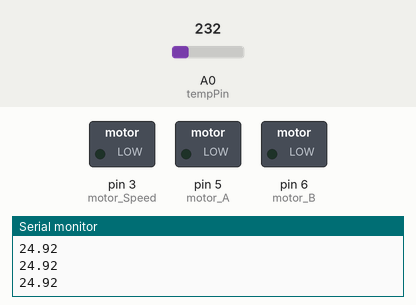
Recording of a sketch running on a simulated Arduino Uno, built with avr-gcc and run on an emulated ATmega328P. On the bench: switched loads named in the sketch (green lamp = pin HIGH), the last lines printed to the serial monitor. Inputs (shaded band) come from the test bench; at power-on: A0 (tempPin) = 232.

Above: at 1.2 s.
1.3 s: A0 (tempPin) set to 249
2.8 s: A0 (tempPin) set to 269
At 3.9 s:
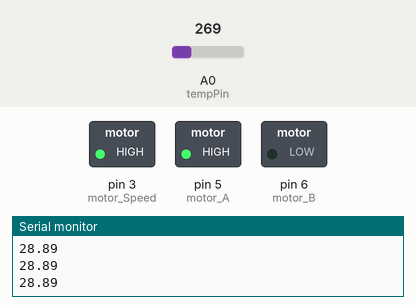
4.3 s: A0 (tempPin) set to 250
At 5.0 s:
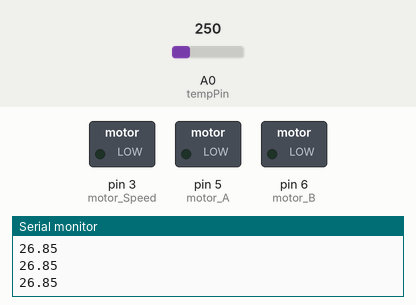
5.8 s: A0 (tempPin) set to 266
At 6.2 s:
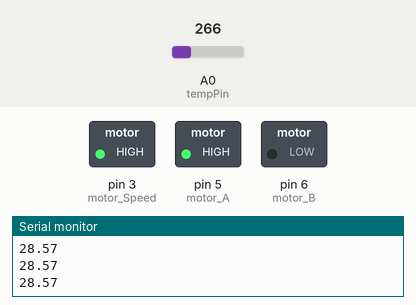
Timing chart, 0 to 8.3 s (numbered marks = the images above; inputs shaded):
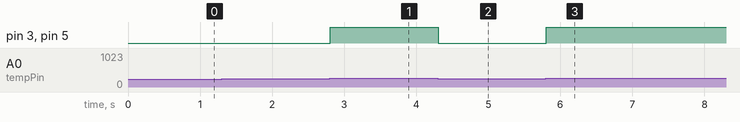

The sketch:

Ventilator.ino
```cpp
int motor_A = 5;
int motor_B = 6;
int motor_Speed = 3;

float tempC;
int reading;
int tempPin = 0;

int cpuCoolingThreshold = 28;

void setup()
{
  analogReference(INTERNAL);
  Serial.begin(9600);

  pinMode(motor_A, OUTPUT);
  pinMode(motor_B, OUTPUT);
}

void loop()
{
  reading = analogRead(tempPin);
  tempC = reading / 9.31;
  Serial.println(tempC);

  if (tempC > cpuCoolingThreshold) {
    digitalWrite(motor_A, HIGH);
    digitalWrite(motor_B, LOW);
    analogWrite(motor_Speed, 255);
  } else {
    digitalWrite(motor_A, LOW);
    digitalWrite(motor_B, LOW);
    analogWrite(motor_Speed, 0);
  }

}
```

Measured:
- the behaviour switches between 260 and 261 on A0 (tempPin) (found by bisection; images 0 and 1)
- after the input at 2.8 s, pin 3 (motor_Speed), pin 5 (motor_A): LOW → HIGH at once
- after the input at 4.3 s, pin 3 (motor_Speed), pin 5 (motor_A): HIGH → LOW at once
- after the input at 5.8 s, pin 3 (motor_Speed), pin 5 (motor_A): LOW → HIGH at once
